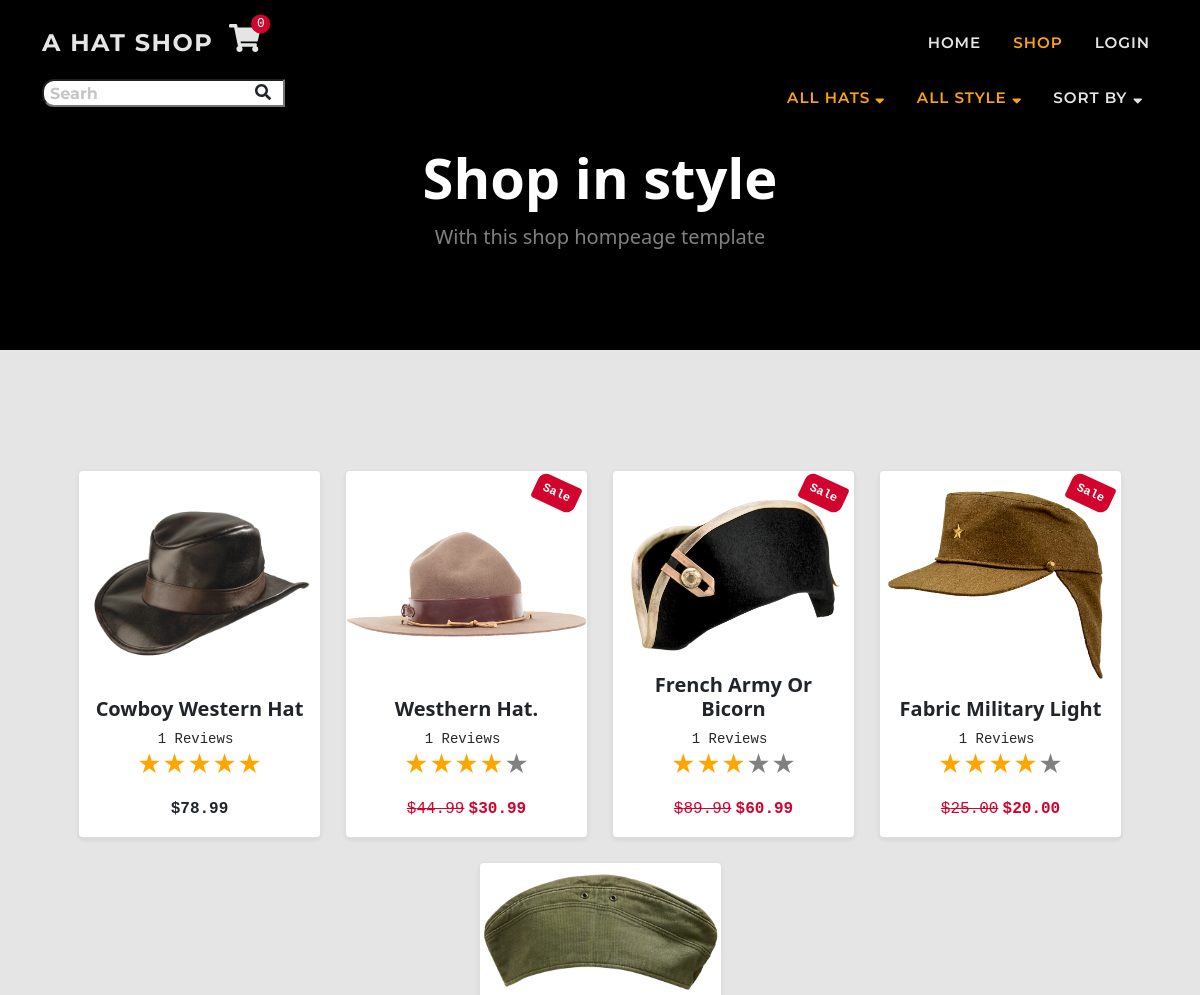
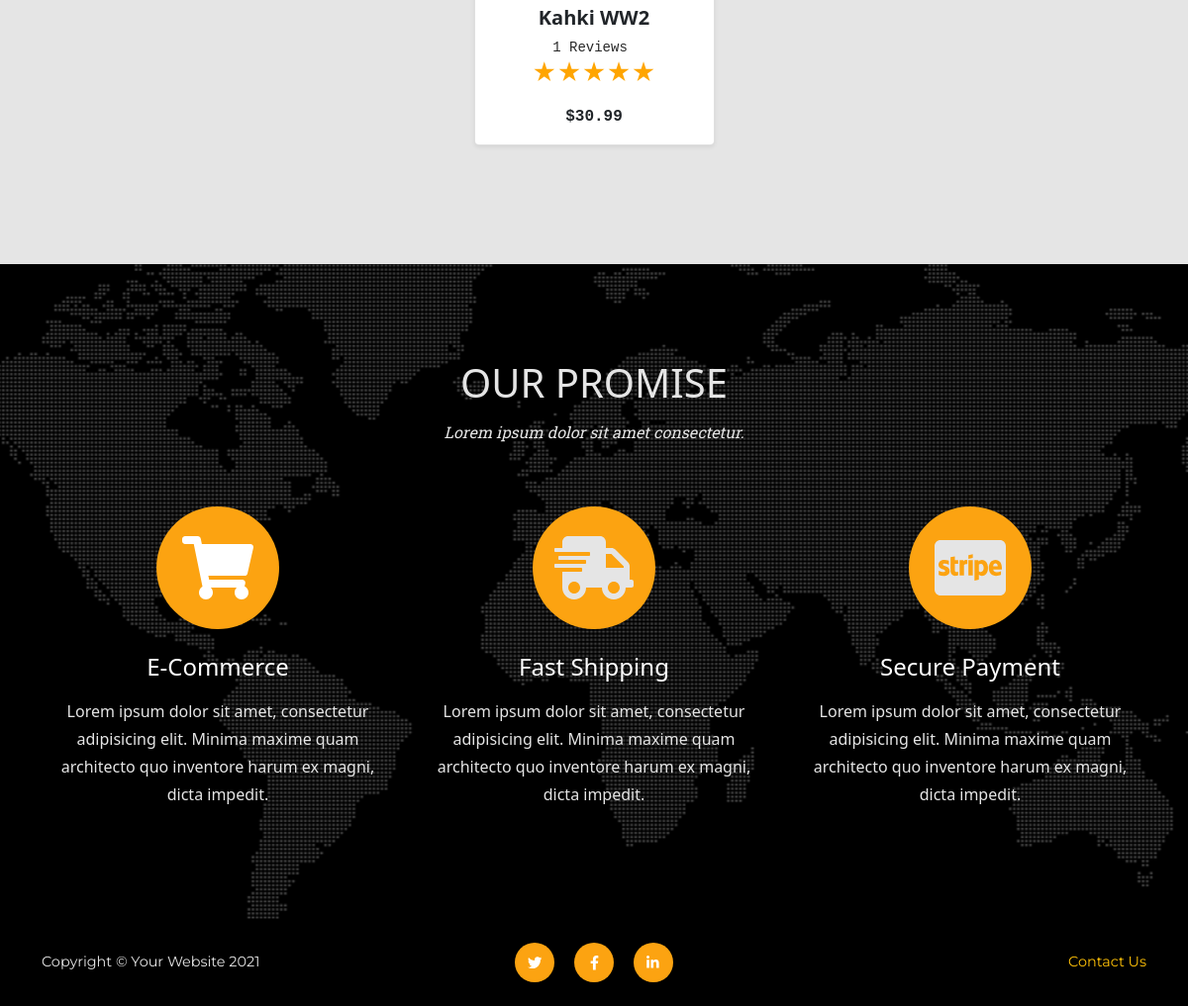
The app's page /shop/ with its own data (2 pictures, top to bottom).
### shop/models.py (models this page shows, shortened)
class Product(models.Model):
    sku = models.CharField(max_length=60)
    category = models.ForeignKey(
        'Category', null=True, blank=True,
        on_delete=models.SET_NULL)
    style = models.CharField(max_length=60)
    color = models.CharField(max_length=60)
    name = models.CharField(max_length=60)
    description = models.TextField(max_length=250)
    price = models.DecimalField(
        max_digits=6, decimal_places=2)
    image = models.ImageField(null=True, blank=True)
    sale = models.BooleanField(default=False)
    sale_price = models.DecimalField(
        max_digits=6, decimal_places=2,
        null=True, blank=True)
    item_count = models.IntegerField(
        blank=False, null=False, default=0)
    rating = models.DecimalField(
        max_digits=6, decimal_places=2,
        null=True, blank=True)
    rating_counter = models.PositiveSmallIntegerField(default=0)

### shop/views.py (the view, shortened to what this page needs)
# urls.py: path('shop/', include('shop.urls')),
def shop(request):
    products = Product.objects.all().order_by('-id')
    style_list = Product.objects.values('style').distinct()
    categories = Category.objects.all()
    category = 'all'
    sort_name = None
    sortkey = None
    style = 'all'
    query = 'None'
    shop = True
    context = {
        'style_list': style_list,
        'categories': categories,
        'sort_name': sort_name,
        'products': products,
        'sortkey': sortkey,
        'cat': category,
        'style': style,
        'shop': shop,
    }
    return render(request, 'shop/shop.html', context)

### cart/contexts.py (called while the page is built, shortened)
def cart_contents(request):
    cart_items = []
    total = 0
    before = 0
    item_count = 0
    availability = 0
    cart = request.session.get('cart', {})
    if total < 50:
        delivery = total * Decimal(10 / 100)
        free_deivery = 50 * total
    else:
        delivery = 0
        free_deivery = 0
    delivery = round(delivery, 2)
    grand_total = delivery + total
    grand_total = round(grand_total, 2)
    context = {
        'cart_items': cart_items,
        'total': total,
        'before': before,
        'item_count': item_count,
        'delivery': delivery,
        'free_deivery': free_deivery,
        'deivery_treshold': 10,
        'grand_total': grand_total,
    }
    return context

### reviews/contexts.py (called while the page is built)
def review_context(request):
    review_items = ProductReview.objects.all()
    context = {
        'review_items': review_items,
    }
    return context

### shop/templates/shop/shop.html (shortened to what this page needs)
{% extends 'base.html' %}
{% load static %}
{% load thumbnail %}
{% block extr_nav_lg %}
<div class="container mt-3">
    <div class="col-12 d-none d-md-flex justify-content-between">
        <div>
            <form class="form" method="GET" action="{% url 'shop' %}">
                <div class="input-group input-group-sm mb-3">
                    <input type="text" class="search py-0" name="search" placeholder="Searh" aria-label="Search store">
                    <div class="input-group-append">
                        <button class="btn search-btn py-0" type="submit"><i class="fas fa-search"></i></button>
                    </div>
                </div>
            </form>
        </div>
        <div>
            {% include 'includes/shop_nav.html' %}
        </div>
    </div>
    {% endblock %}
    {% block page_header %}
    <header class="bg-black py-5">
        <div class="container px-4 px-lg-5 pt-5 my-5">
            <div class="text-center">
                <h1 class="display-4 text-white fw-bolder">Shop in style</h1>
                <p class="lead fw-normal text-white-50 mb-0">With this shop hompeage template</p>
            </div>
        </div>
    </header>
    {% endblock %}
    {% block content %}
    <section class="page-section">
        <div class="container mt-2 mt-sm-4 px-2 px-sm-4 px-lg-5">
            <div class="row gx-2 gx-sm-4 row-cols-2 row-cols-md-3 row-cols-xl-4 justify-content-center">
                {% for item in products %}
                {% if item.item_count != 0 or request.user.is_superuser %}
                <div class="col mb-2 mb-sm-4">
                    <div class="card shadow-sm rounded-3 pt-2 justify-content-end h-100">
                        {% if item.sale %}
                        <div class="badge bg-danger p-2 text-white position-absolute p-2 font-monospace"
                            style="top: 0.5rem; right: 0.5rem">
                            Sale
                        </div>
                        {% endif %}
                        <div class="h-100 d-flex align-items-center">
                            {% thumbnail item.image "250" as im %}
                            <img class="card-img-top" src="{{ im.url }}" alt="..." />
                            {% endthumbnail %}
                        </div>
                        <a class="card-img-overlay" href="{% url 'shop_item' item.id %}">
                        </a>
                        <div class="card-body p-2">
                            <div class="text-center align-items-end">
                                <h5 class="fw-bolder text-capitalize">{{ item.name }}</h5>
                                    <div class="d-flex justify-content-center small text-warning mb-2">
                                     {% include 'includes/stars.html' %}
                                    </div>
                                {% if item.sale %}
                                <span
                                    class="text-decoration-line-through text-danger font-monospace">${{ item.price }}</span>
                                <span class="text-danger font-monospace fw-bolder">${{ item.sale_price }} </span>
                                {% else %}
                                <span class="font-monospace fw-bolder">${{ item.price }} </span>
                                {% endif %}
                            </div>
                        </div>
                        <div class="card-footer pt-0 border-top-0 bg-transparent justify-self-end">
                        </div>
                    </div>
                </div>
                {% endif %}
                {% endfor %}
            </div>
        </div>
    </section>
    {% endblock %}

### templates/includes/stars.html (shortened to what this page needs)
<div class="star_container">
    {% if item.rating %}
    <div class="my-auto text-primary font-monospace p-0 me-2">{{ item.rating_counter }} Reviews</div>
    <a href="{% url 'all_reviews' item.id %}">
    <div class="stars h4"
        style="background-image: linear-gradient(to right, orange, orange {% widthratio item.rating 5 100 %}%, gray {% widthratio item.rating 5 100 %}%, gray 100%)">
    </div>
    </a>
    {% else %}
    <div class="my-auto font-monospace p-0 me-2">No Reviews yet</div>
    <div class="stars h4" style="background-image: linear-gradient(to right, gray, gray)">
        ★★★★★
    </div>
    {% endif %}
</div>

### static/css/base.css (style rules this page uses)
:root { --bs-warning: #fca311; --bs-white: #ffffff; --bs-gray: #292929; --bs-light: #e5e5e5; --bs-dark: #000000; --bs-danger: #d2042d; --bs-success: #6a994e; --bs-primary: #292929; --bs-secondary: #e5e5e5; --bs-primary-rgb: 41, 41, 41; --bs-secondary-rgb: 229, 229, 229; --bs-warning-rgb: 252, 163, 17; --bs-success-rgb: 106, 153, 78; --bs-danger-rgb: 210, 4, 45; --bs-white-rgb: 255, 255, 255; --bs-light-rgb: 229, 229, 229; --bs-dark-rgb: 0, 0, 0; }
html { scroll-padding-top: 4.5rem; }
body { position: relative; overflow-x: hidden; background-color: #e5e5e5; }
p { line-height: 1.75; }
.page-section { padding: 6rem 0; }
@media (min-width: 768px) { section { padding: 9rem 0; } }
.btn { font-family: "Montserrat", -apple-system, BlinkMacSystemFont, "Segoe UI", Roboto, "Helvetica Neue", Arial, sans-serif, "Apple Color Emoji", "Segoe UI Emoji", "Segoe UI Symbol", "Noto Color Emoji"; font-weight: 700; letter-spacing: .06rem; }
.search { padding-left: 6px; border-radius: 12px; }
.search-btn { border-radius: 0px; margin-left: -42px; }
.card-body { flex: 0 1 auto; padding: 1rem 1rem; }
.cart-conteiner .badge, .item .badge, .card .badge { transform: rotate(25deg); border-radius: 9px 3px; }
.stars { background-clip: text; -webkit-background-clip: text; -webkit-text-fill-color: transparent; color: transparent; width: fit-content; }
a { color: #d2042d; }
.star_container a { text-decoration: none; }
a .stars { transition: all 250ms; }

### records on screen
Product: shows a picture, name "Cowboy Western Hat", rating_counter "1", price "78.99"
Product: sale "Sale", shows a picture, name "Westhern Hat.", rating_counter "1", price "44.99", sale_price "30.99"
Product: sale "Sale", shows a picture, name "French Army Or Bicorn", rating_counter "1", price "89.99", sale_price "60.99"
Product: sale "Sale", shows a picture, name "Fabric Military Light", rating_counter "1", price "25.00", sale_price "20.00"
Product: shows a picture, name "Kahki WW2", rating_counter "1", price "30.99"

### other values on screen
{{ item_count }} "0"
{{ cat }} "ALL"
{{ style }} "ALL"
